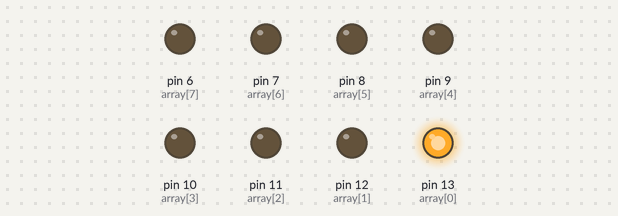
This sketch was run on a simulated Arduino Uno, built with avr-gcc and run on an emulated ATmega328P. On the bench: output pins drawn as LEDs (lit = HIGH).

Above: at 0.05 s.
At 0.85 s:
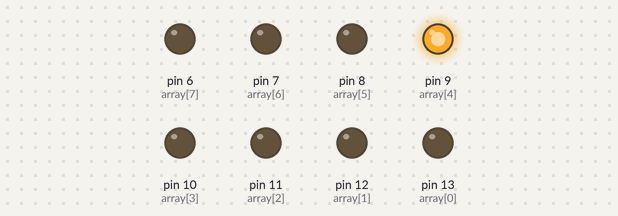
At 1.65 s:
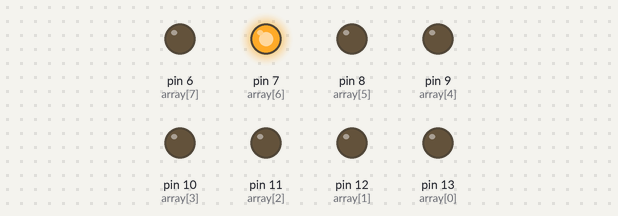
At 3.25 s:
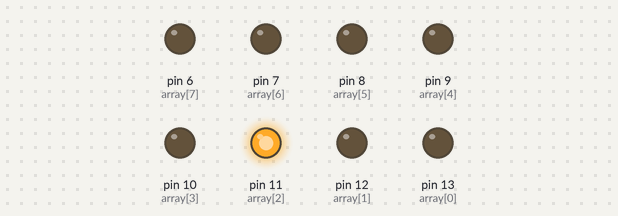
At 4.65 s:
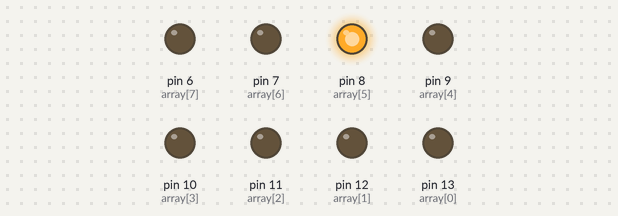
At 6.35 s:
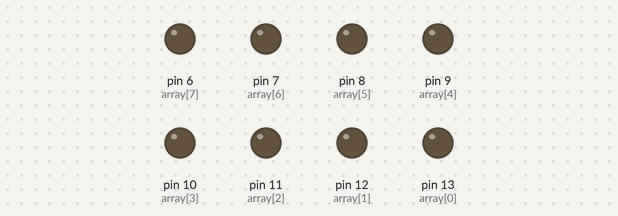
Timing chart, 0 to 6.7 s (numbered marks = the images above):
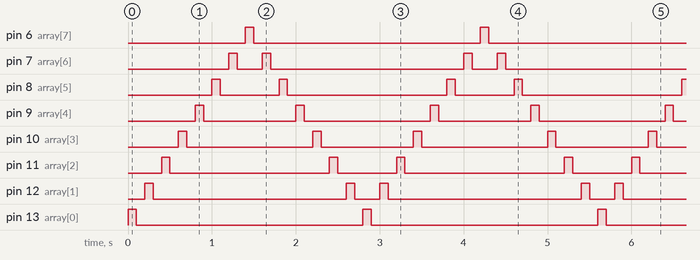

The sketch:

Leds.ino
```cpp
int timer = 100, conteo = 8;
int array[] ={13, 12, 11, 10, 9, 8 ,7, 6};

void setup(){
  for(int i = 0; i< conteo; i++){
    pinMode(array[i],OUTPUT);
  }
}

void loop(){
  for(int i = 0; i< conteo; i++){
  digitalWrite(array[i],HIGH);
  delay(timer);
  digitalWrite(array[i], LOW);
  delay(timer);
}
  for(int i = conteo-2; i>0; i--){
    digitalWrite(array[i], HIGH);
    delay(timer);
    digitalWrite(array[i], LOW);
    delay(timer);
  }
}
```

Measured:
- by itself, pin 6 (array[7]), pin 13 (array[0]): alternates HIGH for 0.10 s and LOW for 2.7 s
- by itself, pin 7 (array[6]): repeats every 2.8 s: LOW 0.30 s, HIGH 0.10 s, LOW 2.3 s, HIGH 0.10 s
- by itself, pin 8 (array[5]): repeats every 2.8 s: LOW 0.70 s, HIGH 0.10 s, LOW 1.9 s, HIGH 0.10 s
- by itself, pin 9 (array[4]): repeats every 2.8 s: LOW 1.1 s, HIGH 0.10 s, LOW 1.5 s, HIGH 0.10 s
- by itself, pin 10 (array[3]): repeats every 2.8 s: LOW 1.5 s, HIGH 0.10 s, LOW 1.1 s, HIGH 0.10 s
- by itself, pin 11 (array[2]): repeats every 2.8 s: LOW 1.9 s, HIGH 0.10 s, LOW 0.70 s, HIGH 0.10 s
- by itself, pin 12 (array[1]): repeats every 2.8 s: LOW 2.3 s, HIGH 0.10 s, LOW 0.30 s, HIGH 0.10 s
